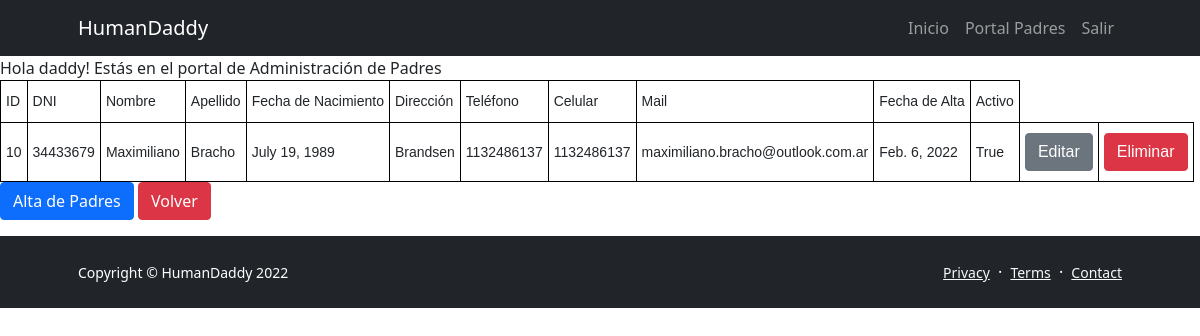
The page /siteAdmin/daddies/ (signed in) on the database as committed earlier.
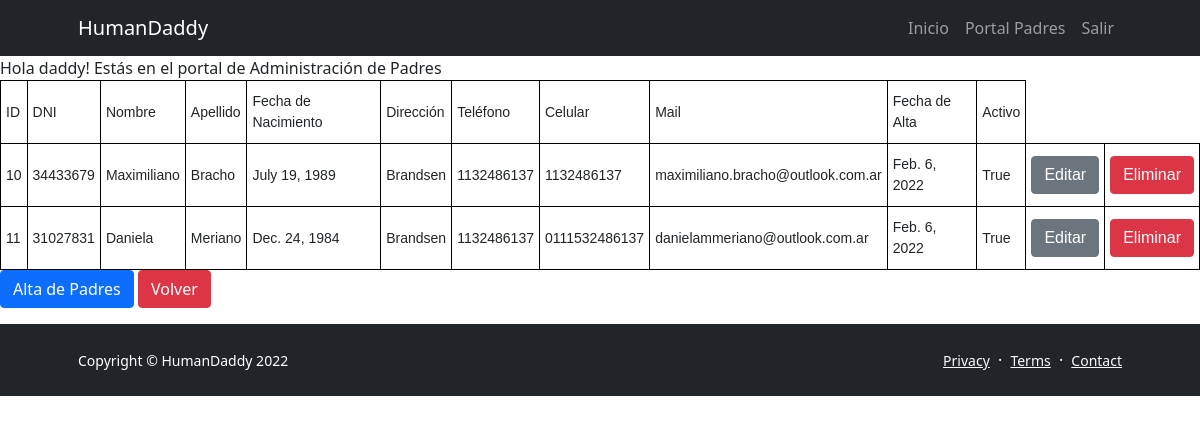
The same page on the database as committed later.
### MyDaddy/models.py (models this page shows)
class Daddy(Person):
    user_id=models.IntegerField(null=True)

### SiteAdmin/views.py (the view)
# urls.py: path('daddies/',views.manageDaddies, name="Gestión de Padres"),
def manageDaddies(request):
    daddies = Daddy.objects.all()
    v_context = {"daddies":daddies}
    return render(request, 'SiteAdmin/manageDaddies.html',v_context)

### SiteAdmin/templatetags/site_commons.py (called while the page is built)
@register.filter(name='has_group')
def has_group(user, group_name):
    group =  Group.objects.get(name=group_name)
    return group in user.groups.all()

### templates/SiteAdmin/manageDaddies.html (shortened to what this page needs)
{% extends 'base.html' %}
{% block content %}
{% if user.is_authenticated %}
  Hola {{ user.username }}!
  Estás en el portal de Administración de Padres
  <table class="tg">
    <tr>
        <th>ID</th>
        <th>DNI</th>
        <th>Nombre</th>
        <th>Apellido</th>
        <th>Fecha de Nacimiento</th>
        <th>Dirección</th>
        <th>Teléfono</th>
        <th>Celular</th>
        <th>Mail</th>
        <th>Fecha de Alta</th>
        <th>Activo</th>
    </tr>
    {% for d in daddies %}
      <tr>
          <td>{{d.id}}</td>
          <td>{{d.person_id}}</td>
          <td>{{d.name}}</td>
          <td>{{d.surname}}</td>
          <td>{{d.birthdate}}</td>
          <td>{{d.address}}</td>
          <td>{{d.phone}}</td>
          <td>{{d.cellphone}}</td>
          <td>{{d.mail}}</td>
          <td>{{d.creation_date}}</td>
          <td>{{d.active}}</td>
          <td><button onclick="open_modal('{% url 'Editar Padres' d.id %}')" class="btn btn-secondary">Editar</button></td>
          <td><button onclick= "location.href='{% url 'Eliminar Padres' d.id %}'" class="btn btn-danger">Eliminar</button></td>
      </tr>
    {% endfor %}
  </table>
  <p>
    <button onclick="open_modal('{% url 'Alta de Padres'%}')" class="btn btn-primary">Alta de Padres</button>
    <button onclick= "location.href='{% url 'Gestión de Plataforma' %}'" class="btn btn-danger">Volver</button>
  </p>
{% endif %}
{% endblock content %}

### templates/base.html (shortened to what this page needs)
<!DOCTYPE html>
<html lang="en">
  <head>
    {% load static %}
    <link href="https://cdn.jsdelivr.net/npm/bootstrap-icons@1.5.0/font/bootstrap-icons.css" rel="stylesheet" />
    <link href="{% static 'css/styles.css' %}" rel="stylesheet" />
    <link href="{% static 'js/jquery-ui-1.13.1/jquery-ui.min.css' %}" rel="stylesheet">
    <link href="{% static 'js/jquery-ui-1.13.1/jquery-ui.structure.min.css' %}" rel="stylesheet">
    <link href="{% static 'js/jquery-ui-1.13.1/jquery-ui.theme.min.css' %}" rel="stylesheet">
  </head>
  <body class="d-flex flex-column">
    <main class="flex-shrink-0">
      <nav class="navbar navbar-expand-lg navbar-dark bg-dark">
        <div class="container px-5">
          <a class="navbar-brand" href="">HumanDaddy</a>
          <div class="collapse navbar-collapse" id="navbarSupportedContent">
            <ul class="navbar-nav ms-auto mb-2 mb-lg-0">
              <li class="nav-item active"><a class="nav-link" href="/">Inicio</a></li>
                {% if user.is_authenticated %}
                  {% load site_commons %}
                  {% if user|has_group:"Daddy" %}
                    <li class="nav-item"><a class="nav-link" href="/daddy/">Portal Padres</a></li>
                  {% endif %}
                  <li class="nav-item"><a class="nav-link" href="{% url 'logout' %}">Salir</a></li>
                {% else %}
                  <li class="nav-item active"><a class="nav-link" href="{% url 'login' %}">Acceder</a></li>
                {% endif %}
            </ul>
          </div>
        </div>
      </nav>
      {% block content %}
      {% endblock %}
    <main>
    <footer class="bg-dark py-4 mt-auto">
      <div class="container px-5">
          <div class="row align-items-center justify-content-between flex-column flex-sm-row">
              <div class="col-auto"><div class="small m-0 text-white">Copyright &copy; HumanDaddy 2022</div></div>
              <div class="col-auto">
                  <a class="link-light small" href="#!">Privacy</a>
                  <span class="text-white mx-1">&middot;</span>
                  <a class="link-light small" href="#!">Terms</a>
                  <span class="text-white mx-1">&middot;</span>
                  <a class="link-light small" href="#!">Contact</a>
              </div>
          </div>
      </div>
    </footer>
  </body>
</html>

### templates/base.html (style rules this page uses)
.navbar-nav > .active >a { color: red; }

### templates/SiteAdmin/manageDaddies.html (style rules this page uses)
.tg { border-collapse:collapse;border-spacing:0; }
.tg td { border-color:black;border-style:solid;border-width:1px;font-family:Arial, sans-serif;font-size:14px;overflow:hidden;padding:10px 5px;word-break:normal; }
.tg th { border-color:black;border-style:solid;border-width:1px;font-family:Arial, sans-serif;font-size:14px;font-weight:normal;overflow:hidden;padding:10px 5px;word-break:normal; }

Rows that differ between the two databases and show on the page:
added Daddy: id "11", person_id "31027831", name "Daniela", surname "Meriano", birthdate "Dec. 24, 1984", address "Brandsen", phone "1132486137", cellphone "0111532486137", mail "danielammeriano@outlook.com.ar", creation_date "Feb. 6, 2022", active "True"
